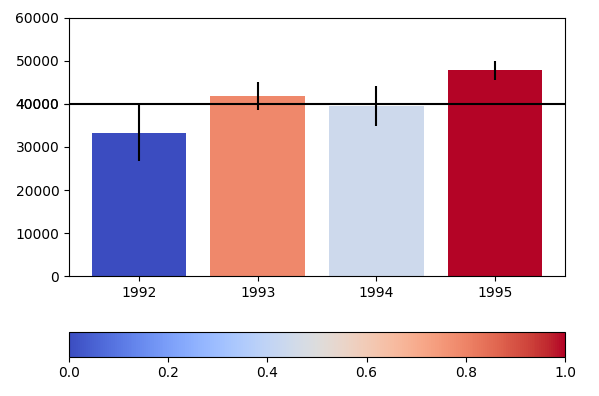

Source code (Python):

# coding: utf-8

# # Assignment 3 - Building a Custom Visualization
# 
# ---
# 
# In this assignment you must choose one of the options presented below and submit a visual as well as your source code for peer grading. The details of how you solve the assignment are up to you, although your assignment must use matplotlib so that your peers can evaluate your work. The options differ in challenge level, but there are no grades associated with the challenge level you chose. However, your peers will be asked to ensure you at least met a minimum quality for a given technique in order to pass. Implement the technique fully (or exceed it!) and you should be able to earn full grades for the assignment.
# 
# 
# &nbsp;&nbsp;&nbsp;&nbsp;&nbsp;&nbsp;Ferreira, N., Fisher, D., & Konig, A. C. (2014, April). [Sample-oriented task-driven visualizations: allowing users to make better, more confident decisions.](https://www.microsoft.com/en-us/research/wp-content/uploads/2016/02/Ferreira_Fisher_Sample_Oriented_Tasks.pdf) 
# &nbsp;&nbsp;&nbsp;&nbsp;&nbsp;&nbsp;In Proceedings of the SIGCHI Conference on Human Factors in Computing Systems (pp. 571-580). ACM. ([video](https://www.youtube.com/watch?v=BI7GAs-va-Q))
# 
# 
# In this [paper](https://www.microsoft.com/en-us/research/wp-content/uploads/2016/02/Ferreira_Fisher_Sample_Oriented_Tasks.pdf) the authors describe the challenges users face when trying to make judgements about probabilistic data generated through samples. As an example, they look at a bar chart of four years of data (replicated below in Figure 1). Each year has a y-axis value, which is derived from a sample of a larger dataset. For instance, the first value might be the number votes in a given district or riding for 1992, with the average being around 33,000. On top of this is plotted the 95% confidence interval for the mean (see the boxplot lectures for more information, and the yerr parameter of barcharts).
# 
# <br>
# <img src="readonly/Assignment3Fig1.png" alt="Figure 1" style="width: 400px;"/>
# <h4 style="text-align: center;" markdown="1">  &nbsp;&nbsp;&nbsp;&nbsp;&nbsp;&nbsp;&nbsp;&nbsp;Figure 1 from (Ferreira et al, 2014).</h4>
# 
# <br>
# 
# A challenge that users face is that, for a given y-axis value (e.g. 42,000), it is difficult to know which x-axis values are most likely to be representative, because the confidence levels overlap and their distributions are different (the lengths of the confidence interval bars are unequal). One of the solutions the authors propose for this problem (Figure 2c) is to allow users to indicate the y-axis value of interest (e.g. 42,000) and then draw a horizontal line and color bars based on this value. So bars might be colored red if they are definitely above this value (given the confidence interval), blue if they are definitely below this value, or white if they contain this value.
# 
# 
# <br>
# <img src="readonly/Assignment3Fig2c.png" alt="Figure 1" style="width: 400px;"/>
# <h4 style="text-align: center;" markdown="1">  Figure 2c from (Ferreira et al. 2014). Note that the colorbar legend at the bottom as well as the arrows are not required in the assignment descriptions below.</h4>
# 
# <br>
# <br>
# 
# **Easiest option:** Implement the bar coloring as described above - a color scale with only three colors, (e.g. blue, white, and red). Assume the user provides the y axis value of interest as a parameter or variable.
# 
# 
# **Harder option:** Implement the bar coloring as described in the paper, where the color of the bar is actually based on the amount of data covered (e.g. a gradient ranging from dark blue for the distribution being certainly below this y-axis, to white if the value is certainly contained, to dark red if the value is certainly not contained as the distribution is above the axis).
# 
# **Even Harder option:** Add interactivity to the above, which allows the user to click on the y axis to set the value of interest. The bar colors should change with respect to what value the user has selected.
# 
# **Hardest option:** Allow the user to interactively set a range of y values they are interested in, and recolor based on this (e.g. a y-axis band, see the paper for more details).
# 
# ---
# 
# *Note: The data given for this assignment is not the same as the data used in the article and as a result the visualizations may look a little different.*

# In[1]:

# Use the following data for this assignment:

import pandas as pd
import numpy as np

np.random.seed(12345)

df = pd.DataFrame([np.random.normal(32000,200000,3650), 
                   np.random.normal(43000,100000,3650), 
                   np.random.normal(43500,140000,3650), 
                   np.random.normal(48000,70000,3650)], 
                  index=[1992,1993,1994,1995])
df


# In[5]:

import scipy.stats as ss
import matplotlib.pyplot as plt
import matplotlib.colors as col
import matplotlib.cm as cm

get_ipython().magic('matplotlib notebook')

y=40000
#Mean and Stdev and n
means = df.mean(axis=1)
std = df.std(axis=1)
n = df.shape[1]

#confidence intervals
yerr = std/np.sqrt(n) * ss.norm.ppf(1-0.05/2)
conf_ints = [ss.norm.interval(0.95, loc=mu, scale=se) for mu, se in zip(means, std/np.sqrt(n))]


# In[6]:

#probablility of the mean > y for each column
def compute_probs(y, conf_int):
    if y < np.min(conf_int):
        result = 1.0
    elif y > np.max(conf_int):
        result = 0.0
    else:
        result = (np.max(conf_int) - y)/(np.max(conf_int) - np.min(conf_int))
    return result

probs = [compute_probs(y, ci) for ci in conf_ints]


# In[10]:

#Plot
cmap = cm.get_cmap('coolwarm')
cpick = cm.ScalarMappable(cmap=cmap, norm=col.Normalize(vmin=0, vmax=1.0))
cpick.set_array([])
rects = plt.bar(range(len(df.T.columns)), means, yerr=yerr, color = cpick.to_rgba(probs))
plt.axhline(y=y, zorder=1, color='k')
yt = plt.gca().get_yticks()
yt = np.append(yt, y)
plt.gca().set_yticks(yt)

plt.xticks(range(len(df.T.columns)), df.T.columns)
cbar = plt.colorbar(cpick, orientation="horizontal")

plt.show()


# In[ ]:
